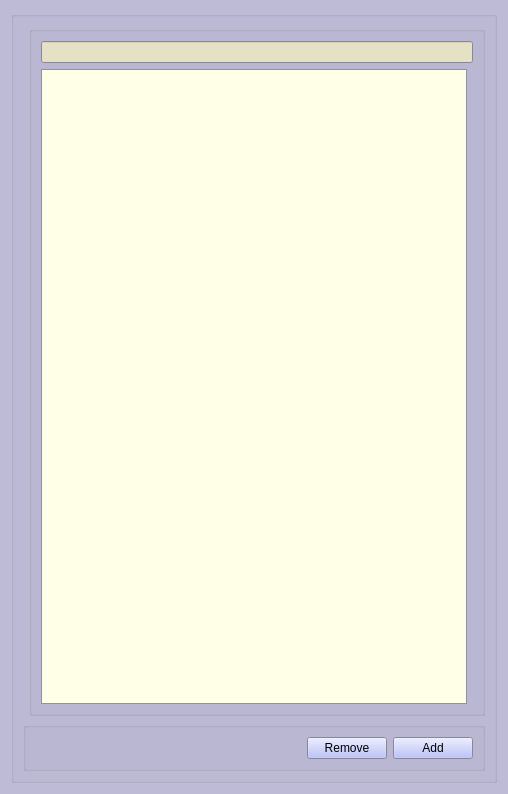
<?xml version="1.0" encoding="UTF-8"?>
<ui version="4.0">
 <class>BookmarksWidget</class>
 <widget class="QWidget" name="BookmarksWidget">
  <property name="geometry">
   <rect>
    <x>0</x>
    <y>0</y>
    <width>508</width>
    <height>794</height>
   </rect>
  </property>
  <property name="palette">
   <palette>
    <active>
     <colorrole role="Button">
      <brush brushstyle="SolidPattern">
       <color alpha="255">
        <red>170</red>
        <green>178</green>
        <blue>249</blue>
       </color>
      </brush>
     </colorrole>
     <colorrole role="Base">
      <brush brushstyle="SolidPattern">
       <color alpha="255">
        <red>255</red>
        <green>255</green>
        <blue>255</blue>
       </color>
      </brush>
     </colorrole>
     <colorrole role="Window">
      <brush brushstyle="SolidPattern">
       <color alpha="255">
        <red>190</red>
        <green>187</green>
        <blue>215</blue>
       </color>
      </brush>
     </colorrole>
     <colorrole role="ToolTipBase">
      <brush brushstyle="SolidPattern">
       <color alpha="255">
        <red>255</red>
        <green>255</green>
        <blue>255</blue>
       </color>
      </brush>
     </colorrole>
    </active>
    <inactive>
     <colorrole role="Button">
      <brush brushstyle="SolidPattern">
       <color alpha="255">
        <red>170</red>
        <green>178</green>
        <blue>249</blue>
       </color>
      </brush>
     </colorrole>
     <colorrole role="Base">
      <brush brushstyle="SolidPattern">
       <color alpha="255">
        <red>255</red>
        <green>255</green>
        <blue>255</blue>
       </color>
      </brush>
     </colorrole>
     <colorrole role="Window">
      <brush brushstyle="SolidPattern">
       <color alpha="255">
        <red>190</red>
        <green>187</green>
        <blue>215</blue>
       </color>
      </brush>
     </colorrole>
     <colorrole role="ToolTipBase">
      <brush brushstyle="SolidPattern">
       <color alpha="255">
        <red>255</red>
        <green>255</green>
        <blue>255</blue>
       </color>
      </brush>
     </colorrole>
    </inactive>
    <disabled>
     <colorrole role="Button">
      <brush brushstyle="SolidPattern">
       <color alpha="255">
        <red>170</red>
        <green>178</green>
        <blue>249</blue>
       </color>
      </brush>
     </colorrole>
     <colorrole role="Base">
      <brush brushstyle="SolidPattern">
       <color alpha="255">
        <red>190</red>
        <green>187</green>
        <blue>215</blue>
       </color>
      </brush>
     </colorrole>
     <colorrole role="Window">
      <brush brushstyle="SolidPattern">
       <color alpha="255">
        <red>190</red>
        <green>187</green>
        <blue>215</blue>
       </color>
      </brush>
     </colorrole>
     <colorrole role="ToolTipBase">
      <brush brushstyle="SolidPattern">
       <color alpha="255">
        <red>255</red>
        <green>255</green>
        <blue>255</blue>
       </color>
      </brush>
     </colorrole>
    </disabled>
   </palette>
  </property>
  <property name="windowTitle">
   <string>Form</string>
  </property>
  <layout class="QGridLayout" name="gridLayout_4">
   <item row="0" column="0">
    <widget class="QGroupBox" name="groupBox_3">
     <property name="palette">
      <palette>
       <active>
        <colorrole role="Base">
         <brush brushstyle="SolidPattern">
          <color alpha="255">
           <red>254</red>
           <green>255</green>
           <blue>230</blue>
          </color>
         </brush>
        </colorrole>
       </active>
       <inactive>
        <colorrole role="Base">
         <brush brushstyle="SolidPattern">
          <color alpha="255">
           <red>254</red>
           <green>255</green>
           <blue>230</blue>
          </color>
         </brush>
        </colorrole>
       </inactive>
       <disabled>
        <colorrole role="Base">
         <brush brushstyle="SolidPattern">
          <color alpha="255">
           <red>229</red>
           <green>225</green>
           <blue>197</blue>
          </color>
         </brush>
        </colorrole>
       </disabled>
      </palette>
     </property>
     <property name="title">
      <string/>
     </property>
     <layout class="QGridLayout" name="gridLayout_3">
      <item row="1" column="1">
       <widget class="QGroupBox" name="groupBox_2">
        <property name="title">
         <string/>
        </property>
        <layout class="QGridLayout" name="gridLayout_2">
         <item row="1" column="0" colspan="2">
          <widget class="QLineEdit" name="lineEdit">
           <property name="enabled">
            <bool>false</bool>
           </property>
          </widget>
         </item>
         <item row="2" column="0">
          <widget class="QTableView" name="bookmarks"/>
         </item>
        </layout>
       </widget>
      </item>
      <item row="3" column="0" colspan="2">
       <widget class="QGroupBox" name="groupBox">
        <property name="title">
         <string/>
        </property>
        <layout class="QGridLayout" name="gridLayout">
         <item row="0" column="0">
          <spacer name="horizontalSpacer">
           <property name="orientation">
            <enum>Qt::Horizontal</enum>
           </property>
           <property name="sizeHint" stdset="0">
            <size>
             <width>40</width>
             <height>20</height>
            </size>
           </property>
          </spacer>
         </item>
         <item row="0" column="1">
          <widget class="QPushButton" name="removeButton">
           <property name="text">
            <string>Remove</string>
           </property>
          </widget>
         </item>
         <item row="0" column="2">
          <widget class="QPushButton" name="addButton">
           <property name="text">
            <string>Add</string>
           </property>
          </widget>
         </item>
        </layout>
       </widget>
      </item>
     </layout>
    </widget>
   </item>
  </layout>
 </widget>
 <resources/>
 <connections/>
</ui>
